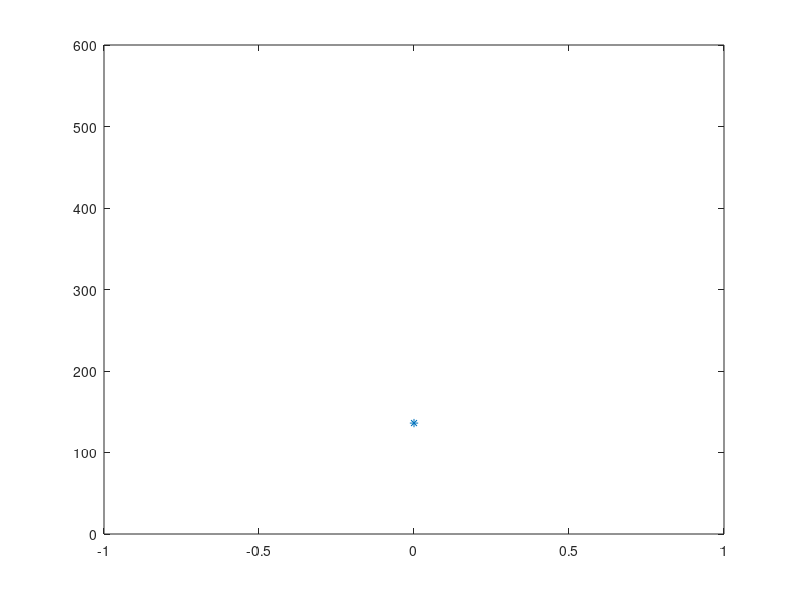
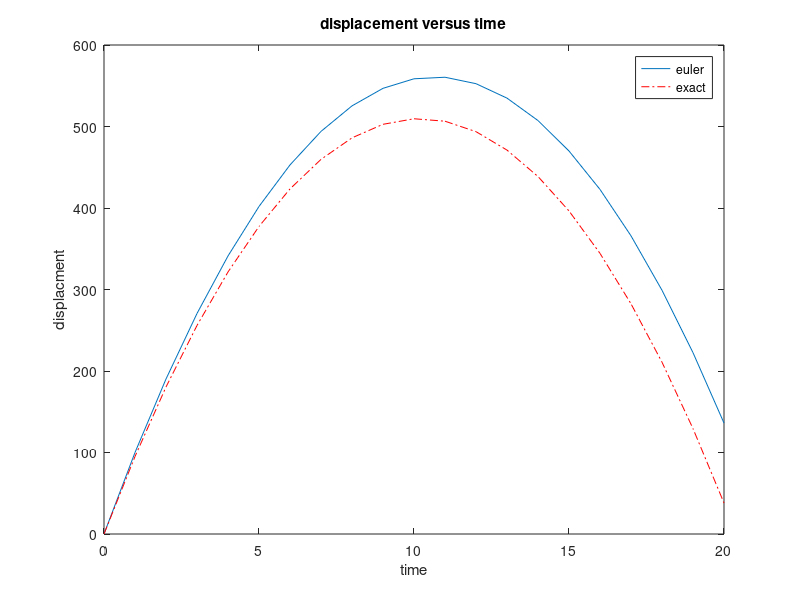
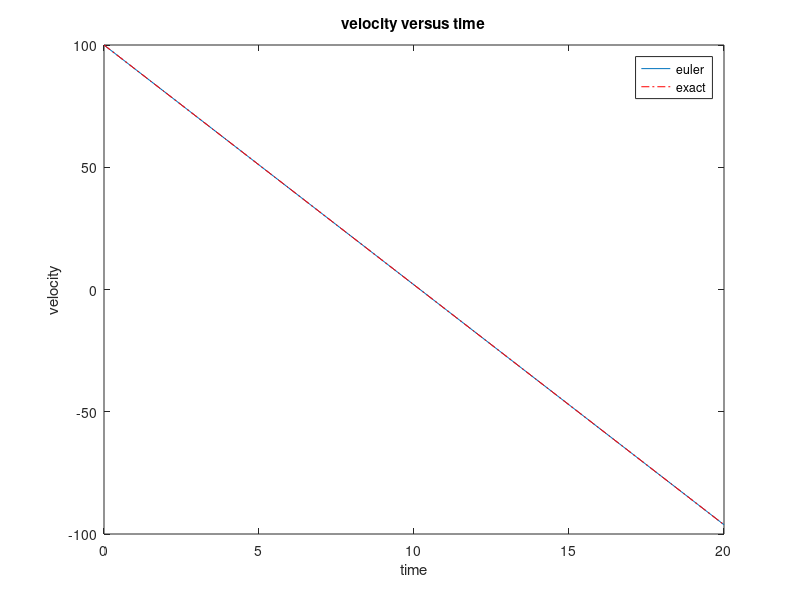

These figures' MATLAB source, in order:
% Code to solve for projectile travelling in y-direction. 
close all
clear all
g = 9.81 ; % gravitational constant. 

y0  = 0.0 ; %initial position
vy0 = 100 ; %initial speed in y direction 
x0 = 0.0 ; 

delta_t = 1 ;  % time step 
N = 20; % number of steps 

exact_y = zeros(N,1) ; 
exact_vy = zeros(N,1) ; 
euler_y = zeros(N,1) ; 
euler_vy = zeros(N,1) ; 
x = zeros(N,1) ; 

time = zeros(N,1) ; 

exact_y(1,1) = y0 ; 
euler_y(1,1) = y0 ; 
exact_vy(1,1) = vy0 ; 
euler_vy(1,1) = vy0 ; 
x(1,1) = x0 ; 


time(1,1) = 0.0 ; 

figure
 plot(x(1,1),euler_y(1,1),'*') 
axis([ -1 1 0 600]) 
M(1,1) = getframe ;


for(ct  = 1:N) 
    time(ct+1,1) = (ct)*delta_t ; 
    x(ct+1,1) = x0  ;
    
    
    f_value = euler_vy(ct,1) ; 
    euler_y(ct +1,1) = euler_y(ct,1) + delta_t*f_value ;  % Euler applied to y 
    exact_y(ct +1,1) = y0 + vy0*time(ct+1,1) - 0.5*g*power(time(ct+1,1),2) ; 

    plot(x(ct+1,1),euler_y(ct+1,1),'*') 
    axis([ -1 1 0 600]) 
    M(ct+1,1) = getframe ;
    
  
    
    f_value = -g ; 
    euler_vy(ct+1,1) = euler_vy(ct,1) + delta_t*f_value ; % Euler applied to vy 
    exact_vy(ct +1,1) =  vy0 - g*time(ct+1,1) ; 
    
  
end

movie(M,1) 

figure
plot(time,euler_y) 
hold on
plot(time,exact_y,'r-.') 
title('displacement versus time') 
xlabel('time')
ylabel('displacment') ; 
legend('euler','exact') ; 


figure
plot(time,euler_vy) 
hold on
plot(time,exact_vy,'r-.') 
title('velocity versus time') 
xlabel('time')
ylabel('velocity') ; 
legend('euler','exact') ; 